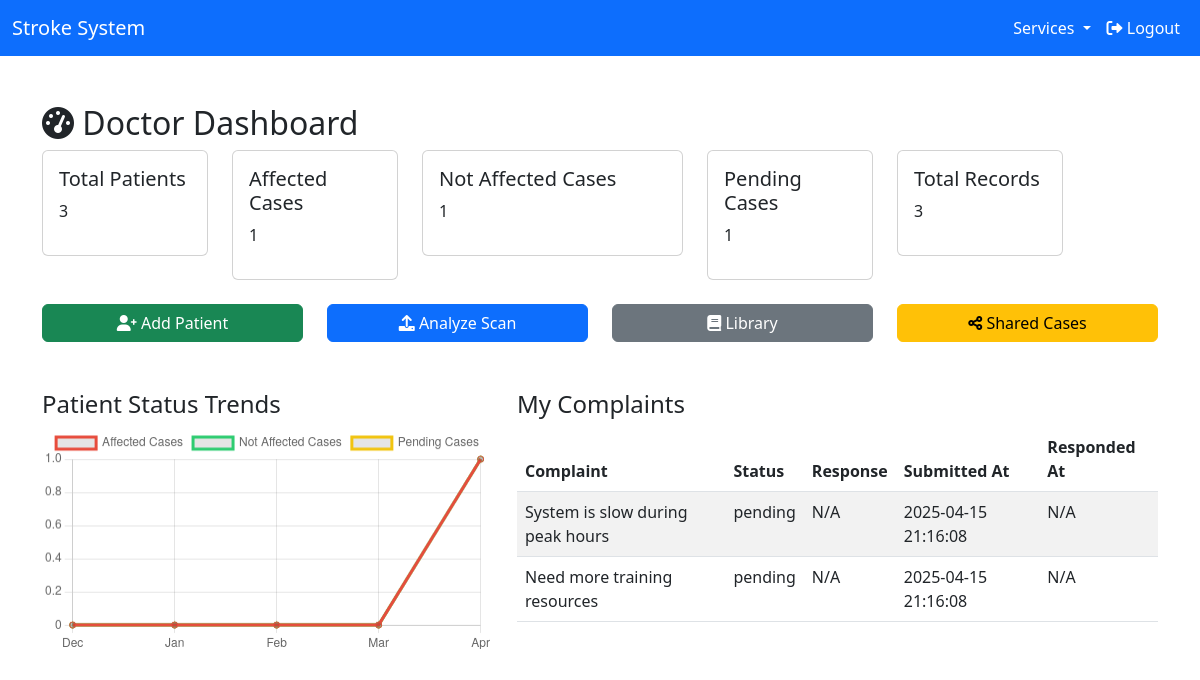
Page /dashboard_doctor.php (signed in) on the committed database.
### tables this page shows
CREATE TABLE complaints (
    id INT AUTO_INCREMENT PRIMARY KEY,
    doctor_id INT,
    complaint_text TEXT NOT NULL,
    response TEXT,
    status ENUM('pending', 'resolved') DEFAULT 'pending',
    submitted_at DATETIME DEFAULT CURRENT_TIMESTAMP,
    responded_at DATETIME,
    FOREIGN KEY (doctor_id) REFERENCES users(id)
);

### dashboard_doctor.php (the view, shortened to what this page needs)
<?php
include 'db.php';
$total_patients = $conn->query("SELECT COUNT(*) as total FROM patients WHERE doctor_id = " . $_SESSION['user_id'])->fetch_assoc()['total'];
$affected = $conn->query("SELECT COUNT(*) as total FROM patient_records pr JOIN patients p ON pr.patient_id = p.id WHERE p.doctor_id = " . $_SESSION['user_id'] . " AND pr.ai_result = 'affected' AND pr.doctor_confirm = 'yes'")->fetch_assoc()['total'];
$not_affected = $conn->query("SELECT COUNT(*) as total FROM patient_records pr JOIN patients p ON pr.patient_id = p.id WHERE p.doctor_id = " . $_SESSION['user_id'] . " AND pr.ai_result = 'not_affected' AND pr.doctor_confirm = 'yes'")->fetch_assoc()['total'];
$pending = $conn->query("SELECT COUNT(*) as total FROM patient_records pr JOIN patients p ON pr.patient_id = p.id WHERE p.doctor_id = " . $_SESSION['user_id'] . " AND pr.doctor_confirm = 'pending'")->fetch_assoc()['total'];
$records = $conn->query("SELECT COUNT(*) as total FROM patient_records pr JOIN patients p ON pr.patient_id = p.id WHERE p.doctor_id = " . $_SESSION['user_id'])->fetch_assoc()['total'];
$months = [];
$month_labels = [];
$affected_data = [];
$not_affected_data = [];
$pending_data = [];
for ($i = 4; $i >= 0; $i--) {
    $month = date('Y-m', strtotime("-$i months"));
    $month_labels[] = date('M', strtotime("-$i months"));
    $months[] = $month;
}
foreach ($months as $month) {
    $affected_query = $conn->query("SELECT COUNT(*) as total FROM patient_records pr JOIN patients p ON pr.patient_id = p.id WHERE p.doctor_id = " . $_SESSION['user_id'] . " AND pr.ai_result = 'affected' AND pr.doctor_confirm = 'yes' AND DATE_FORMAT(pr.recorded_at, '%Y-%m') = '$month'");
    $affected_data[] = $affected_query->fetch_assoc()['total'];
    $not_affected_query = $conn->query("SELECT COUNT(*) as total FROM patient_records pr JOIN patients p ON pr.patient_id = p.id WHERE p.doctor_id = " . $_SESSION['user_id'] . " AND pr.ai_result = 'not_affected' AND pr.doctor_confirm = 'yes' AND DATE_FORMAT(pr.recorded_at, '%Y-%m') = '$month'");
    $not_affected_data[] = $not_affected_query->fetch_assoc()['total'];
    $pending_query = $conn->query("SELECT COUNT(*) as total FROM patient_records pr JOIN patients p ON pr.patient_id = p.id WHERE p.doctor_id = " . $_SESSION['user_id'] . " AND pr.doctor_confirm = 'pending' AND DATE_FORMAT(pr.recorded_at, '%Y-%m') = '$month'");
    $pending_data[] = $pending_query->fetch_assoc()['total'];
}
$complaints = $conn->query("SELECT * FROM complaints WHERE doctor_id = " . $_SESSION['user_id'] . " ORDER BY submitted_at DESC");
include 'header.php';
?>
<div class="container mt-5">
    <h2><i class="fas fa-tachometer-alt"></i> Doctor Dashboard</h2>
    <div class="row mb-4">
        <div class="col-md-2">
            <div class="card p-3">
                <h5>Total Patients</h5>
                <p><?php echo $total_patients; ?></p>
            </div>
        </div>
        <div class="col-md-2">
            <div class="card p-3">
                <h5>Affected Cases</h5>
                <p><?php echo $affected; ?></p>
            </div>
        </div>
        <div class="col-md-3">
            <div class="card p-3">
                <h5>Not Affected Cases</h5>
                <p><?php echo $not_affected; ?></p>
            </div>
        </div>
        <div class="col-md-2">
            <div class="card p-3">
                <h5>Pending Cases</h5>
                <p><?php echo $pending; ?></p>
            </div>
        </div>
        <div class="col-md-2">
            <div class="card p-3">
                <h5>Total Records</h5>
                <p><?php echo $records; ?></p>
            </div>
        </div>
    </div>
    <div class="row mb-4">
        <div class="col-md-3"><a href="add_patient.php" class="btn btn-success w-100"><i class="fas fa-user-plus"></i> Add Patient</a></div>
        <div class="col-md-3"><a href="analyze_scan.php" class="btn btn-primary w-100"><i class="fas fa-upload"></i> Analyze Scan</a></div>
        <div class="col-md-3"><a href="library.php" class="btn btn-secondary w-100"><i class="fas fa-book"></i> Library</a></div>
        <div class="col-md-3"><a href="shared_cases.php" class="btn btn-warning w-100"><i class="fas fa-share-alt"></i> Shared Cases</a></div>
    </div>
    <div class="row">
        <div class="col-md-5">
            <h4 class="mt-4">Patient Status Trends</h4>
            <canvas id="statusChart" style="width: 80%;"></canvas>
        </div>
        <div class="col-md-7">
            <h4 class="mt-4">My Complaints</h4>
            <table class="table table-striped">
                <thead>
                    <tr>
                        <th>Complaint</th>
                        <th>Status</th>
                        <th>Response</th>
                        <th>Submitted At</th>
                        <th>Responded At</th>
                    </tr>
                </thead>
                <tbody>
                    <?php while ($row = $complaints->fetch_assoc()): ?>
                        <tr>
                            <td><?php echo $row['complaint_text']; ?></td>
                            <td><?php echo $row['status']; ?></td>
                            <td><?php echo $row['response'] ?? 'N/A'; ?></td>
                            <td><?php echo $row['submitted_at']; ?></td>
                            <td><?php echo $row['responded_at'] ?? 'N/A'; ?></td>
                        </tr>
                    <?php endwhile; ?>
                </tbody>
            </table>
        </div>
    </div>
</div>
<script>
    const ctx = document.getElementById('statusChart').getContext('2d');
    new Chart(ctx, {
        type: 'line',
        data: {
            labels: <?php echo json_encode($month_labels); ?>,
            datasets: [{
                label: 'Affected Cases',
                data: <?php echo json_encode($affected_data); ?>,
                borderColor: '#e74c3c',
                fill: false
            }, {
                label: 'Not Affected Cases',
                data: <?php echo json_encode($not_affected_data); ?>,
                borderColor: '#2ecc71',
                fill: false
            }, {
                label: 'Pending Cases',
                data: <?php echo json_encode($pending_data); ?>,
                borderColor: '#f1c40f',
                fill: false
            }]
        }
    });
</script>
<?php include 'footer.php'; ?>

### rows in the picture
complaints: complaint_text "System is slow during peak hours", status "pending", response "N/A", submitted_at "2025-04-15 21:16:08", responded_at "N/A"
complaints: complaint_text "Need more training resources", status "pending", response "N/A", submitted_at "2025-04-15 21:16:08", responded_at "N/A"

### other values in the picture
$total_patients "3"
$affected "1"
$not_affected "1"
$pending "1"
$records "3"
chart data {{ json_encode($month_labels) }} ["Dec","Jan","Feb","Mar","Apr"]
chart data {{ json_encode($affected_data) }} ["0","0","0","0","1"]
chart data {{ json_encode($not_affected_data) }} ["0","0","0","0","1"]
chart data {{ json_encode($pending_data) }} ["0","0","0","0","1"]
